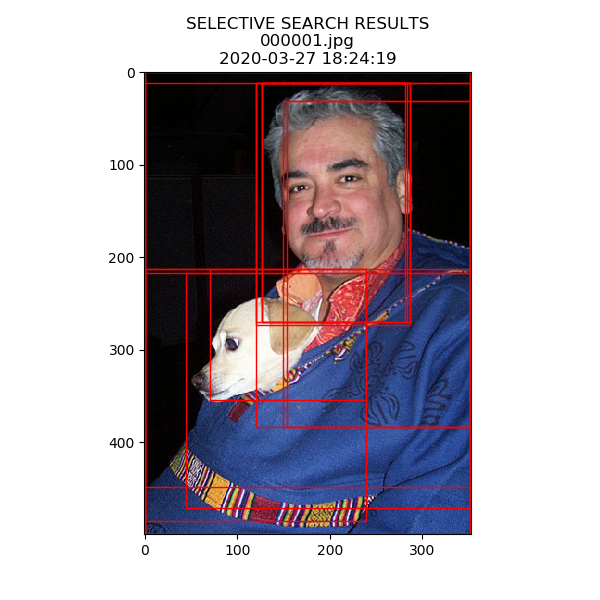
#> input picture multi-granularity_seletive_search/selective_search_3_4/pics/selective_search000001.jpg2020-03-27_18-24-19.png, 600 x 600 px, given in place of the camera
$ python '跟踪物体.py'
#> lines starting #> are read from the running program, lines starting #| are printed output that depends on the picture; after the words box and inside, x2 and y2 are one past the last pixel; in counts of white or black regions, pixels touching at a corner belong together
# -*- coding: utf-8 -*-
# ---
# @Software: PyCharm
# @Site:
# @File: 跟踪物体.py
# @Author: Alan D.Chen
# @E-mail: chense_mail@126.com
# @Time: 2020,四月 09
# ---

import cv2
import numpy as np
cap=cv2.VideoCapture(0)

while(1):
    ret,frame=cap.read()#读取视频帧
#> frame is the input picture: shape (600, 600, 3); mean B, G, R 177.5, 169.6, 177.8
    hsv=cv2.cvtColor(frame,cv2.COLOR_BGR2HSV)#HSV空间
#> hsv: shape (600, 600, 3); mean H, S, V 33.4, 60.3, 189.7

    lower_blue=np.array([50,50,80])#设定蓝色的阈值
    upper_blue=np.array([255,255,180])

    mask=cv2.inRange(frame,lower_blue,upper_blue)#设定取值范围
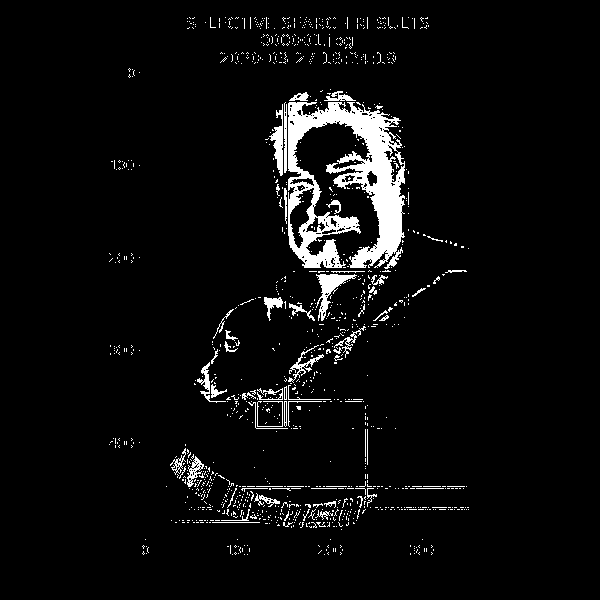
#> mask: shape (600, 600); 4.9% white; 1162 white regions (1101 under 20 px), largest, box (x1, y1, x2, y2) and area: (288, 102, 405, 269) 9506, (316, 274, 357, 321) 612, (269, 104, 283, 176) 429
    res=cv2.bitwise_and(frame,frame,mask=mask)#对原图像处理
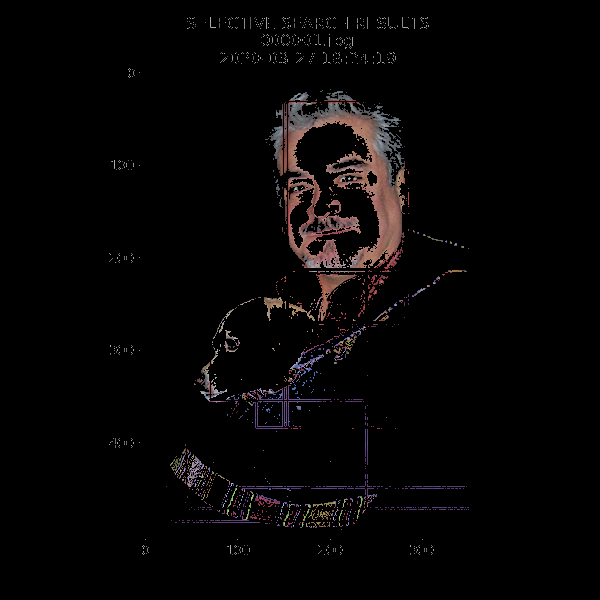
#> res: shape (600, 600, 3); mean B, G, R 5.1, 5, 6.5

    cv2.imshow('frame-original:',frame)
    cv2.imshow('mask-Binary figure:',mask)
    cv2.imshow('res:',res)
    k=cv2.waitKey(5)&0xFF
#> (key Esc is pressed here)
    if k==27:
        break
cv2.destroyAllWindows()

$ run again, on multi-granularity_seletive_search/selective_search_3_4/pics/selective_search000002.jpg2020-03-27_18-24-24.png
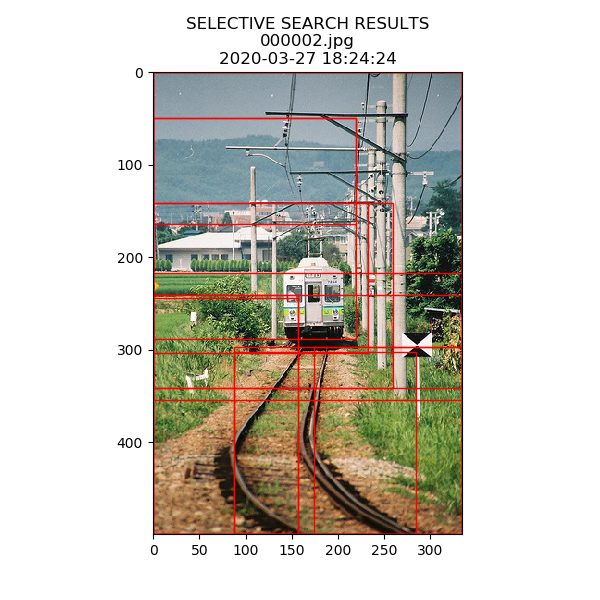
#> input picture multi-granularity_seletive_search/selective_search_3_4/pics/selective_search000002.jpg2020-03-27_18-24-24.png, 600 x 600 px, given in place of the camera
#> frame is the input picture: shape (600, 600, 3); mean B, G, R 193.8, 202.7, 206.2
#> hsv: shape (600, 600, 3); mean H, S, V 20.1, 37.5, 211.9
#> `mask=cv2.inRange(frame,lower_blue,upper_blue)#设定取值范围`:
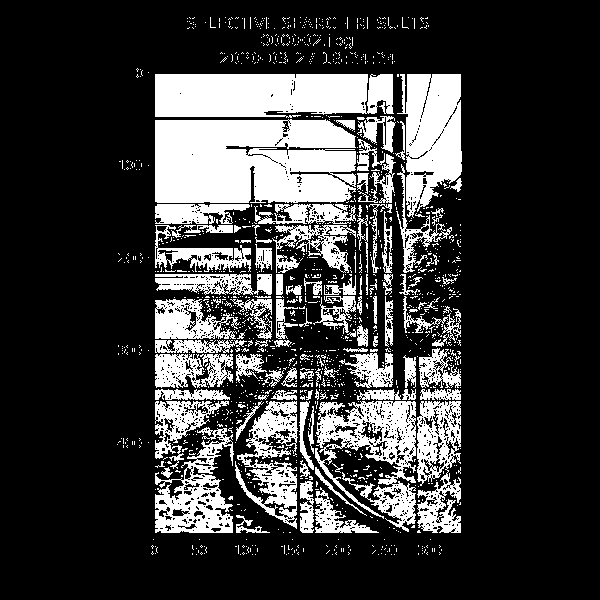
#> mask: shape (600, 600); 22.7% white; 1357 white regions (1246 under 20 px), largest, box (x1, y1, x2, y2) and area: (155, 119, 356, 203) 15451, (155, 74, 394, 118) 9555, (397, 74, 462, 218) 6402
#> `res=cv2.bitwise_and(frame,frame,mask=mask)#对原图像处理`:
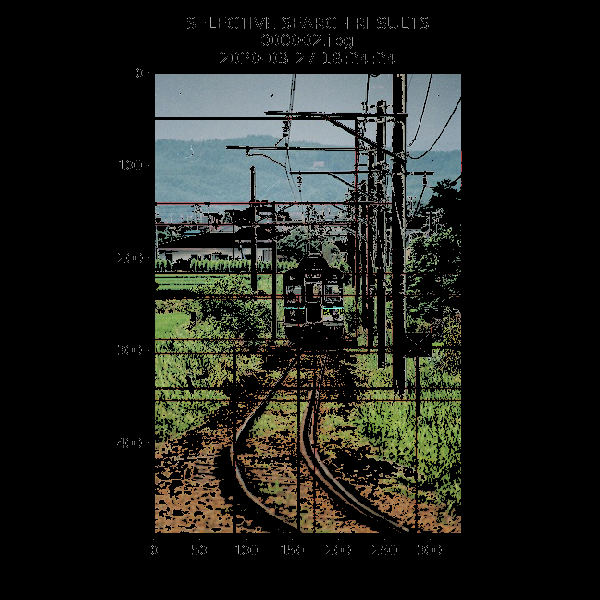
#> res: shape (600, 600, 3); mean B, G, R 27.2, 32.3, 30.4

$ run again, on multi-granularity_seletive_search/selective_search_3_4/pics/selective_search000003.jpg2020-03-27_18-24-30.png
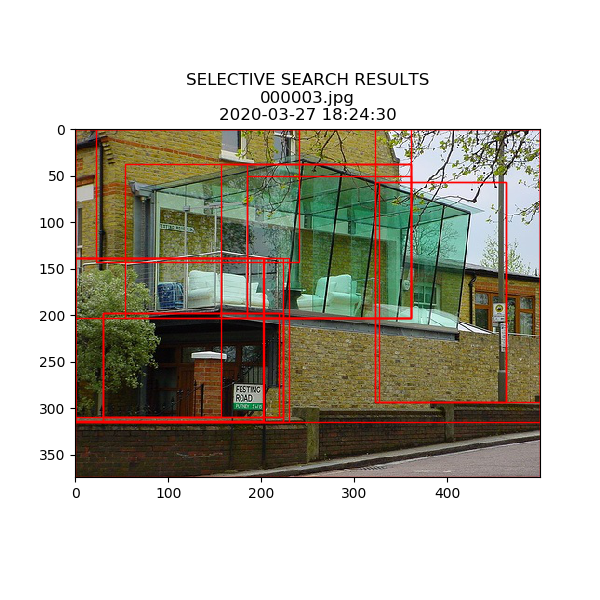
#> input picture multi-granularity_seletive_search/selective_search_3_4/pics/selective_search000003.jpg2020-03-27_18-24-30.png, 600 x 600 px, given in place of the camera
#> frame is the input picture: shape (600, 600, 3); mean B, G, R 171, 182, 185.9
#> hsv: shape (600, 600, 3); mean H, S, V 18.9, 50, 190.8
#> `mask=cv2.inRange(frame,lower_blue,upper_blue)#设定取值范围`:
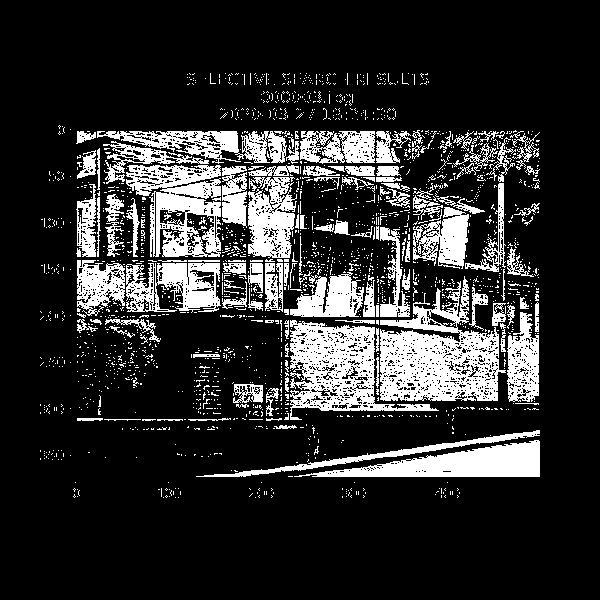
#> mask: shape (600, 600); 18.1% white; 1922 white regions (1784 under 20 px), largest, box (x1, y1, x2, y2) and area: (380, 276, 506, 401) 8190, (290, 320, 439, 420) 5979, (126, 165, 221, 257) 4875
#> `res=cv2.bitwise_and(frame,frame,mask=mask)#对原图像处理`:
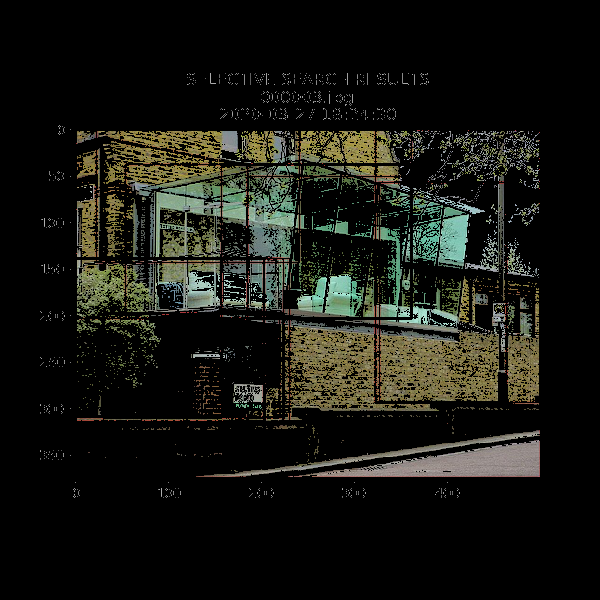
#> res: shape (600, 600, 3); mean B, G, R 18.4, 24, 23.1

$ run again, on multi-granularity_seletive_search/selective_search_3_4/pics/selective_search000004.jpg2020-03-27_18-24-34.png
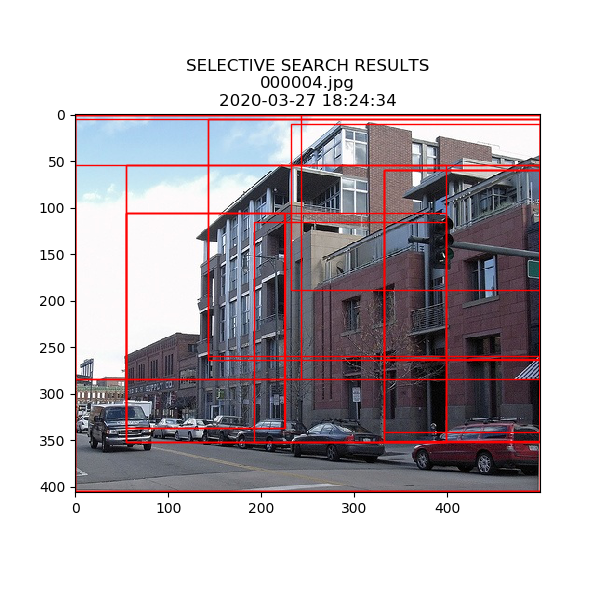
#> input picture multi-granularity_seletive_search/selective_search_3_4/pics/selective_search000004.jpg2020-03-27_18-24-34.png, 600 x 600 px, given in place of the camera
#> frame is the input picture: shape (600, 600, 3); mean B, G, R 187.3, 183.3, 191.2
#> hsv: shape (600, 600, 3); mean H, S, V 55.3, 28.5, 196.5
#> `mask=cv2.inRange(frame,lower_blue,upper_blue)#设定取值范围`:
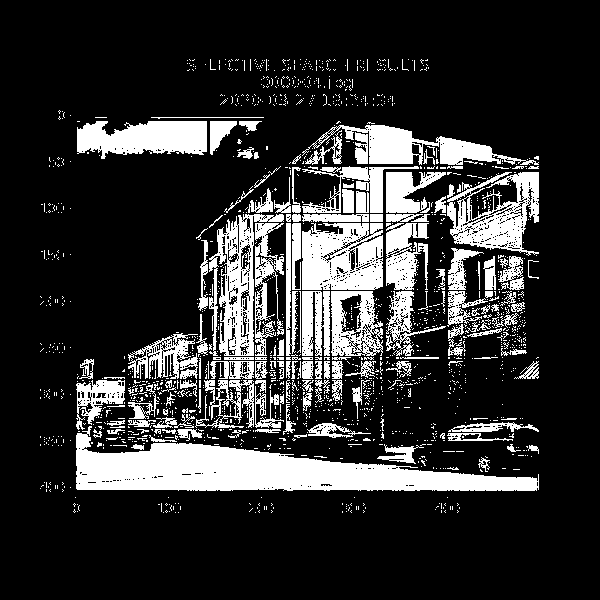
#> mask: shape (600, 600); 19.2% white; 1631 white regions (1479 under 20 px), largest, box (x1, y1, x2, y2) and area: (76, 426, 539, 491) 14386, (302, 223, 383, 290) 4500, (209, 214, 284, 356) 4004
#> `res=cv2.bitwise_and(frame,frame,mask=mask)#对原图像处理`:
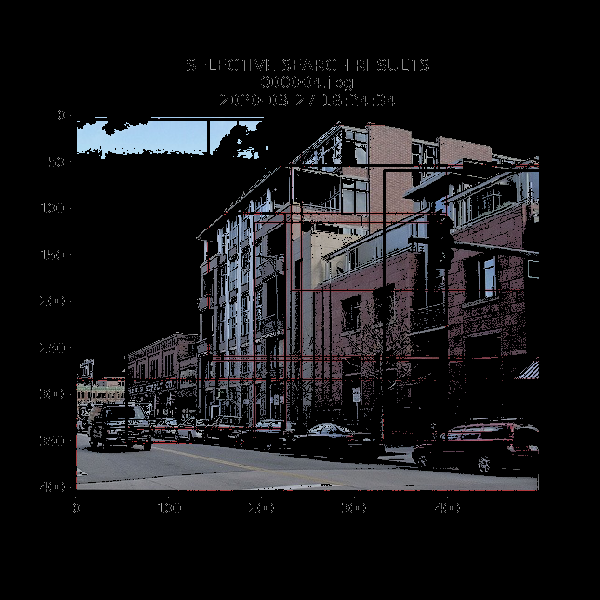
#> res: shape (600, 600, 3); mean B, G, R 24.3, 22.3, 22.7
